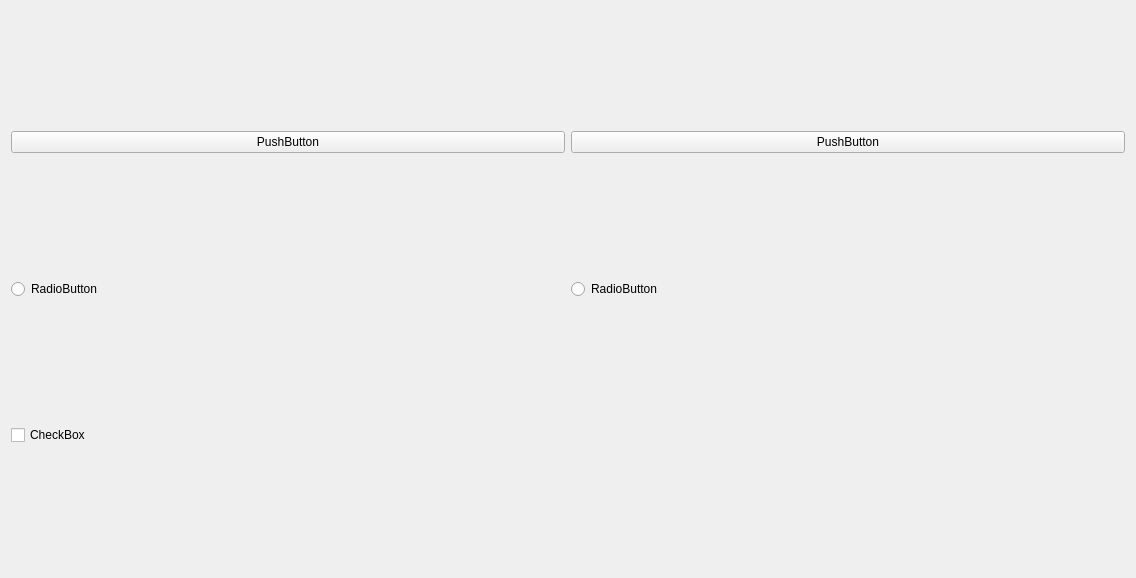
<?xml version="1.0" encoding="UTF-8"?>
<ui version="4.0">
 <class>Form</class>
 <widget class="QWidget" name="Form">
  <property name="geometry">
   <rect>
    <x>0</x>
    <y>0</y>
    <width>1136</width>
    <height>578</height>
   </rect>
  </property>
  <property name="windowTitle">
   <string>Form</string>
  </property>
  <layout class="QVBoxLayout" name="verticalLayout">
   <item>
    <layout class="QHBoxLayout" name="horizontalLayout">
     <item>
      <widget class="QPushButton" name="pushButton">
       <property name="text">
        <string>PushButton</string>
       </property>
      </widget>
     </item>
     <item>
      <widget class="QPushButton" name="pushButton_2">
       <property name="text">
        <string>PushButton</string>
       </property>
      </widget>
     </item>
    </layout>
   </item>
   <item>
    <layout class="QHBoxLayout" name="horizontalLayout_2">
     <item>
      <widget class="QRadioButton" name="radioButton_2">
       <property name="text">
        <string>RadioButton</string>
       </property>
      </widget>
     </item>
     <item>
      <widget class="QRadioButton" name="radioButton">
       <property name="text">
        <string>RadioButton</string>
       </property>
      </widget>
     </item>
    </layout>
   </item>
   <item>
    <layout class="QVBoxLayout" name="verticalLayout_2">
     <item>
      <widget class="QCheckBox" name="checkBox">
       <property name="text">
        <string>CheckBox</string>
       </property>
      </widget>
     </item>
    </layout>
   </item>
  </layout>
 </widget>
 <resources/>
 <connections/>
</ui>
